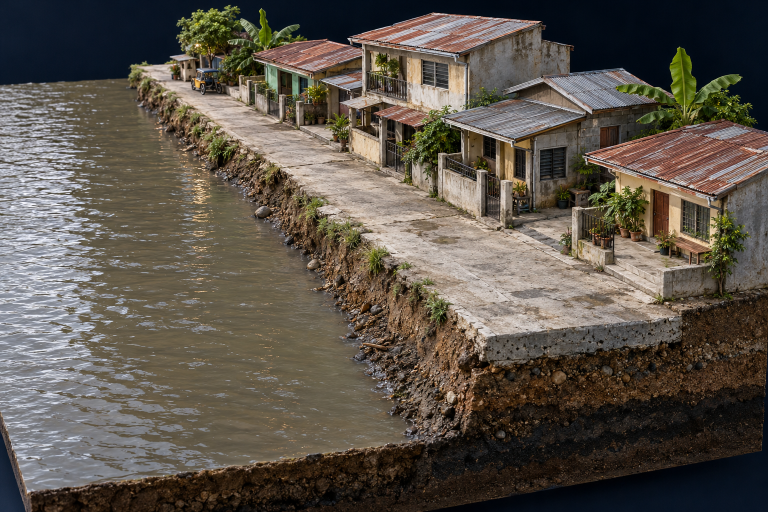
#> input picture production/episodes/flood-control-proof/art-v1/assets/neighborhood-concept-v1.png, 1536 x 1024 px (shown at 1/2 size)
$ python render_review.py
#> lines starting #> are read from the running program, lines starting #| are printed output that depends on the picture; after the words box and inside, x2 and y2 are one past the last pixel; in counts of white or black regions, pixels touching at a corner belong together
from pathlib import Path
import os,json,hashlib
import numpy as np
from PIL import Image,ImageDraw,ImageFont
from scipy.ndimage import binary_propagation
HERE=Path(__file__).resolve().parent
ROOT=Path(os.environ.get('CURIO_REPO_ROOT',str(HERE.parents[3])))
FP=ROOT/'production/pre-render/pilot-20261016/cold-metal-pilot/art-v1/assets'
OUT=HERE/'review';OUT.mkdir(exist_ok=True)
N='#0D1C2B';I='#F5F0E7';G='#C8A26B';C='#D57864';B='#A9CFD6'
def f(size,serif=False):
 x=ImageFont.truetype(str(FP/('Playfair900.ttf' if serif else 'Manrope.ttf')),size)
 if not serif:x.set_variation_by_axes([600])
 return x
def t(im,xy,s,size=30,col=I,serif=False,anchor=None):ImageDraw.Draw(im).text(xy,s,font=f(size,serif),fill=col,anchor=anchor)
def lines(im,xy,ss,size=68,col=I,serif=True,step=None):
 for k,s in enumerate(ss):t(im,(xy[0],xy[1]+k*(step or size+10)),s,size,col,serif)
def tag(im,x,y,s,col=G,size=28):
 d=ImageDraw.Draw(im);w=d.textbbox((0,0),s,font=f(size))[2]+24;d.rectangle((x,y,x+w,y+size+19),fill=col);t(im,(x+12,y+6),s,size,N)
def base(kind):
 im=Image.new('RGB',(1080,1920),N);d=ImageDraw.Draw(im)
 for y in range(270,1860,112):d.line((0,y,1080,y-28),fill='#122332',width=1)
 t(im,(64,59),'CURIO BUREAU',23,G);t(im,(1016,59),kind,19,I,anchor='ra');d.line((64,106,1016,106),fill=G,width=2)
 t(im,(1016,119),'EDITORIAL SOURCE EXCERPT' if 'EVIDENCE' in kind else 'ILLUSTRATIVE MODEL',22,G,anchor='ra')
 t(im,(64,1830),'CONCEPTUAL MODEL · NOT A REAL PROJECT',22,G);t(im,(64,1868),'STATIC ART REVIEW v1 / NOT A HYDRAULIC RESULT',19)
 return im
def cap(im,s):
 d=ImageDraw.Draw(im);w=d.textbbox((0,0),s,font=f(34))[2]+36;x=(1080-w)//2;d.rectangle((x,989,x+w,1044),fill='#09141F');t(im,(540,995),s,34,anchor='ma')
src=Image.open(HERE/'assets/neighborhood-concept-v1.png').convert('RGB');a=np.array(src).astype(float)
#> further down, src is the input picture: PIL image 1536x1024 RGB; mean R, G, B 92, 84.3, 74.7
possible=(a[:,:,2]>a[:,:,0]*1.15)&(a[:,:,2]>a[:,:,1]*1.03)&(a.max(2)<105)
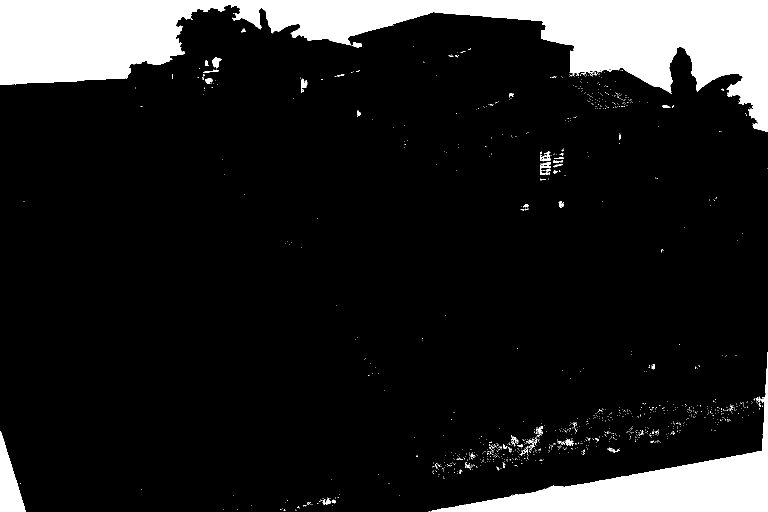
#> possible: shape (1024, 1536) bool (shown at 1/2 size); 13.3% white; 1137 white regions (1089 under 20 px), largest, box (x1, y1, x2, y2) and area: (0, 0, 1536, 264) 155538, (862, 704, 1536, 1024) 43941, (0, 863, 51, 1024) 4353
seed=np.zeros(possible.shape,bool);seed[0]=possible[0];seed[:,0]=possible[:,0];seed[:,-1]=possible[:,-1]
#> after `seed[0] = possible[0]`: seed: shape (1024, 1536) bool; 0.1% white in thin lines or dots, all inside (x1, y1, x2, y2) = (0, 0, 1536, 1)
#> after `seed[:, 0] = possible[:, 0]`: seed: shape (1024, 1536) bool; 0.12% white in thin lines or dots
#> after `seed[:, -1] = possible[:, -1]`:
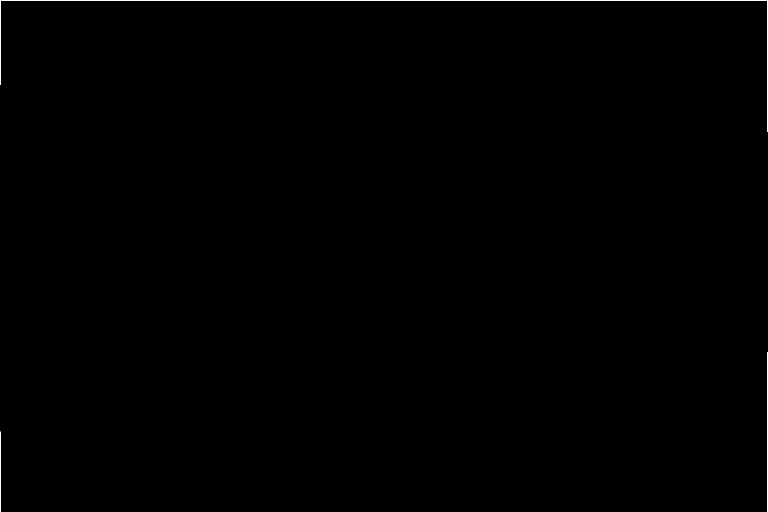
#> seed: shape (1024, 1536) bool (shown at 1/2 size); 0.16% white in thin lines or dots
plate=src.convert('RGBA');plate.putalpha(Image.fromarray(np.uint8(~binary_propagation(seed,mask=possible))*255))
#> after `plate.putalpha(Image.fromarray(np.uint8(~binary_propagation(seed, mask`:
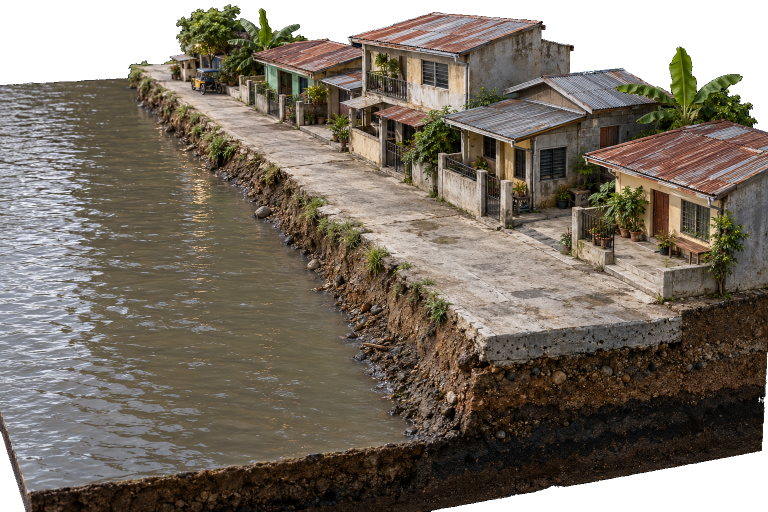
#> plate: PIL image 1536x1024 RGBA (shown at 1/2 size); mean R, G, B, A 92, 84.3, 74.7, 222; transparent parts drawn white
wall=Image.new('RGBA',src.size);mask=Image.new('L',src.size);ImageDraw.Draw(mask).polygon([(323,166),(994,652),(994,553),(323,143)],fill=255)
#> after `wall = Image.new('RGBA', src.size)`: wall: PIL image 1536x1024 RGBA; every value is 0
#> after `mask = Image.new('L', src.size)`: mask: PIL image 1536x1024 L; every value is 0
#> after `ImageDraw.Draw(mask).polygon([(323, 166), (994, 652), (994, 553), (323`:
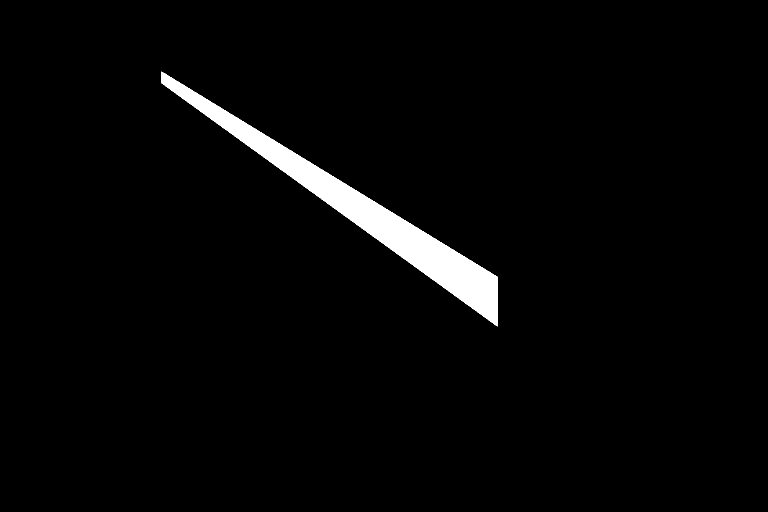
#> mask: PIL image 1536x1024 L (shown at 1/2 size); 2.6% white; 1 white region, box (x1, y1, x2, y2) and area: (323, 143, 995, 653) 41440
rng=np.random.default_rng(20261020);noise=rng.normal(0,7,(src.height,src.width));yy,xx=np.indices(noise.shape);noise+=3*np.sin(xx*.07)+3*np.sin(yy*.15)
tex=Image.fromarray(np.clip(np.array([156,157,151])[None,None,:]+1.65*noise[:,:,None],0,255).astype('uint8')).convert('RGBA');tex.putalpha(mask);wall.alpha_composite(tex)
#> after `tex = Image.fromarray(np.clip(np.array([156, 157, 151])[None, None, :]`:
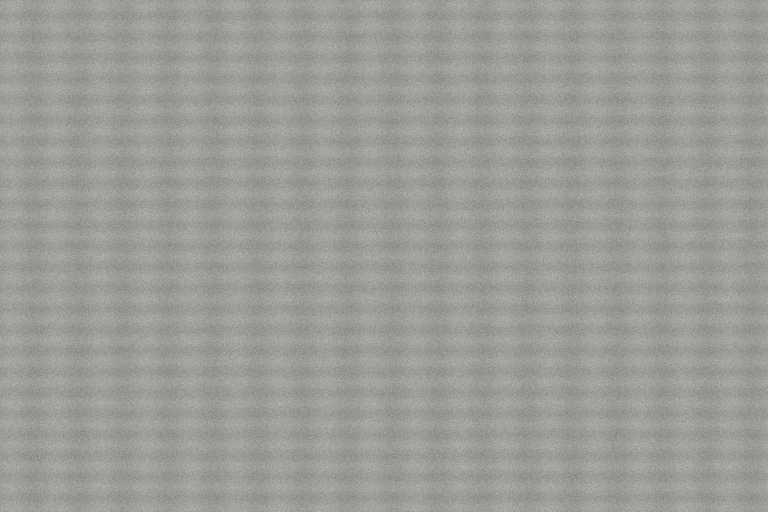
#> tex: PIL image 1536x1024 RGBA (shown at 1/2 size); mean R, G, B, A 155.6, 156.6, 150.6, 255
#> after `tex.putalpha(mask)`:
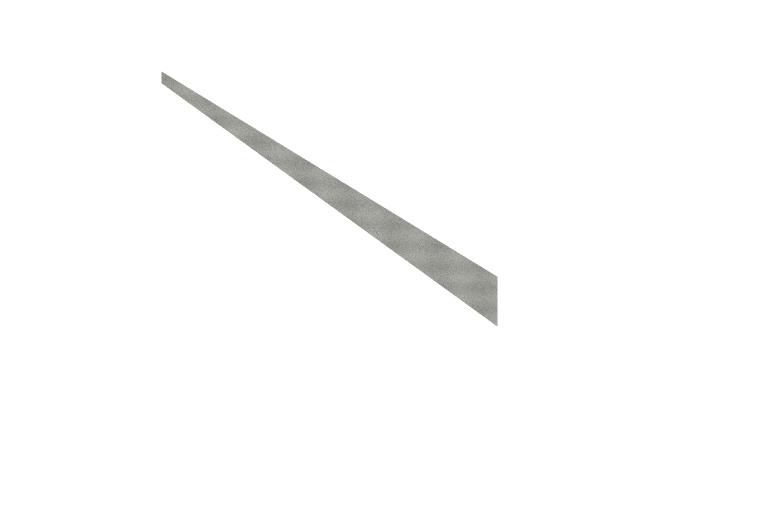
#> tex: PIL image 1536x1024 RGBA (shown at 1/2 size); mean R, G, B, A 155.6, 156.6, 150.6, 6.7; transparent parts drawn white
d=ImageDraw.Draw(wall);d.polygon([(323,143),(994,553),(1010,544),(332,140)],fill='#C4C5BC');d.polygon([(994,652),(1010,641),(1010,544),(994,553)],fill='#777D79');d.line([(323,143),(994,553)],fill='#D4D2C6',width=2)
for q in [.12,.3,.48,.66,.83]:
 x=323+671*q;y=166+486*q;h=23+76*q;d.line((x,y,x,y-h),fill='#666F6C',width=2);d.ellipse((x+4,y-h+9,x+7,y-h+12),fill='#545F5B')
def model(im,x,y,w,haswall=True,probe=False):
 p=plate.copy();sc=w/src.width
 if haswall:p.alpha_composite(wall)
 p=p.resize((w,round(src.height*sc)),Image.Resampling.LANCZOS);im.paste(p,(x,y),p)
 if probe:
  tx=x+round(1184*sc);ty=y+round(428*sc);d=ImageDraw.Draw(im);d.ellipse((tx-17,ty-17,tx+17,ty+17),outline=B,width=3);d.line((tx,ty,tx-92,ty+116,tx-225,ty+116),fill=B,width=3);tag(im,tx-225,ty+128,'DEPTH: ?',B,27)
def save(im,name):im.save(OUT/(name+'.png'))
for stage in ['initial','intermediate','resolved']:
#> (the run stopped early here; a loop or call above may not have finished)
